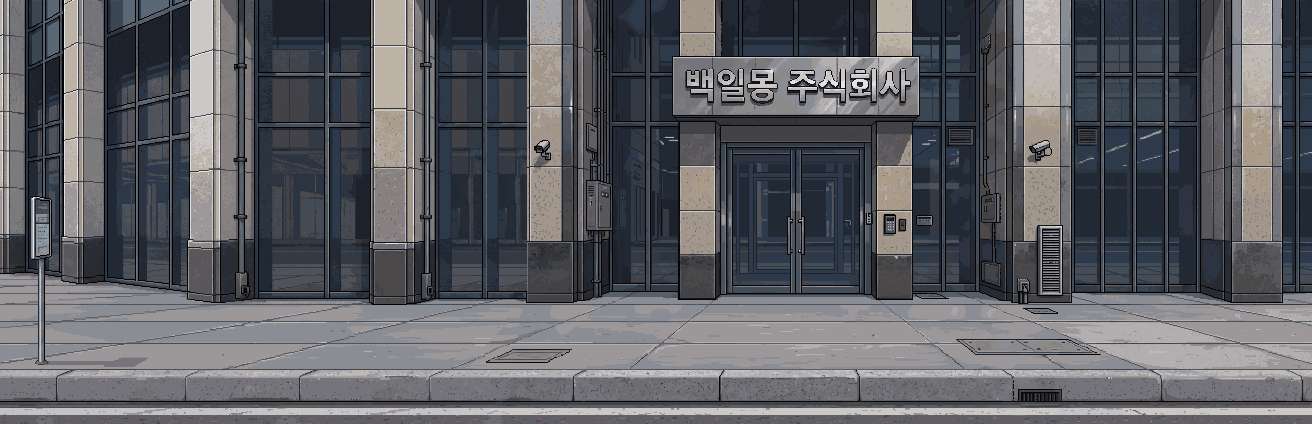
#> input picture game-src/art/pixellab-street-1102/by_street_p6_full_fix.png, 1312 x 424 px; its folder holds 5 pictures in this run
$ python author_by_street.py
#> lines starting #> are read from the running program, lines starting #| are printed output that depends on the picture; after the words box and inside, x2 and y2 are one past the last pixel; in counts of white or black regions, pixels touching at a corner belong together
"""백일몽(강남) 거리(by_street) 장면 원본 만들기 (사용자 2026-11-02 16:07 「둘다 쓴다. 이대로 합쳐서 픽스」, 16:15 「이거 땄어? 라인이랑 상호작용?」).
그림: game-src/art/pixellab-street-1102/by_street_p6_full_fix.png (p6 + 왼쪽 잇기6 + 오른쪽 잇기6, 1312×424). 배경 2배 = 2624×848.
사람 배율(사용자 14:00 거리 원근 12%, 맨 뒤 크기는 그 거리 문으로): 백일몽 유리 양문 문짝 1x y150~293(143 → 2배 286) × 0.87 ≈ 249px = 맨 뒤,
  맨 앞 +12% ≈ 278px → dotK 1.19, far 0.895 (맨 뒤 = dotK × far × 234).
걷는 바닥: 인도만(건물 밑선 ~ 연석 위 1x y366), 차도는 못 감. 바닥 윗선은 4배 확대로 건물·기둥 밑선을 손으로 읽은 꺾은선(+2).
  맨 왼쪽 건물(잇기6) 밑선은 비스듬해(1x x0 y272 → x190 y298) 그대로 따라간다.
가림: 인도 한가운데 물건 = 정류장 표지 기둥 하나뿐. 다각형 안에서 줄마다 검은 윤곽선 처음~끝만 채움.
벽에 붙은 물건(작은 함 x1018~1030, 환기 함은 기둥 밑선 안쪽)은 가림 없이 바닥선이 그 앞을 돌아감.
문: 「백일몽 주식회사」 간판 아래 유리 양문(1x x720~872, y140~293) → 백일몽 1층 로비 정문. 버스 정류장 = 맨 왼쪽 표지 기둥(강남).
출력: game-src/mapedit/by_street/ → python3 tools/mapedit/import.py game-src/mapedit/by_street by_street"""
import json
from pathlib import Path
from PIL import Image, ImageDraw
ROOT = Path(__file__).resolve().parents[2]
ART = ROOT / 'game-src/art/pixellab-street-1102'
OUT = ROOT / 'game-src/mapedit/by_street'; OUT.mkdir(parents=True, exist_ok=True)
for f in OUT.glob('part_*.png'): f.unlink()
K = 2
orig = Image.open(ART / 'by_street_p6_full_fix.png').convert('RGB')
orig.save(OUT / 'by_street.png')
W, H = orig.width * K, orig.height * K
#> W = 2624; H = 848
Y0, Y1 = 296, 366   # 걷는 띠(1x): 문 앞 밑선 ~ 연석 위
# 건물 밑선(1x, 손으로 읽음, 서→동). 바닥 윗선 = 이 선 +2
BASE = [(0, 272), (28, 274), (58, 276), (62, 282), (118, 283), (122, 287), (150, 290), (186, 292), (188, 300), (232, 300), (236, 296),
        (368, 296), (370, 302), (406, 302), (410, 297), (524, 300), (582, 300), (585, 297), (678, 297), (680, 299), (720, 299), (722, 293),
        (868, 293), (870, 298), (910, 298), (912, 292), (1015, 292), (1016, 303), (1029, 303), (1030, 293), (1036, 293), (1037, 296), (1063, 296), (1064, 292), (1198, 292),
        (1199, 302), (1283, 302), (1285, 292), (1312, 292)]
# (id, 다각형들(1x), 밑동 y(1x) = 깊이선, 막힘 x범위(1x))
PARTS = [
    ('stop_sign', [[(29, 194), (54, 194), (54, 261), (47, 262), (47, 360), (51, 360), (51, 367), (33, 367), (33, 360), (37, 360), (37, 262), (29, 261)]], 365, (36, 48)),
]
px = orig.load()
lum = lambda p: (p[0] + p[1] + p[2]) / 3
objects, holes = [], []
for oid, polys, base, (bx0, bx1) in PARTS:
    poly = Image.new('L', orig.size, 0); d = ImageDraw.Draw(poly)
    for q in polys: d.polygon(q, fill=255)
    pp = poly.load(); x0, y0, x1, y1 = poly.getbbox()
    mk = Image.new('L', orig.size, 0); mp = mk.load()
    for y in range(y0, y1):
        runs, cur = [], None
        for x in range(x0, x1 + 1):
            if x < x1 and pp[x, y]: cur = [x, x] if cur is None else [cur[0], x]
            elif cur: runs.append(cur); cur = None
        for a, b in runs:
            dk = [x for x in range(a, b + 1) if lum(px[x, y]) < 60]
            if len(dk) < 2: continue
            for x in range(min(dk), max(dk) + 1): mp[x, y] = 255
    bb = mk.getbbox(); cx0, cy0, cx1, cy1 = bb
    im = orig.crop(bb).convert('RGBA'); im.putalpha(mk.crop(bb))
    im = im.resize((im.width * K, im.height * K), Image.NEAREST); im.save(OUT / f'part_{oid}.png')
    objects.append({'id': oid, 'file': f'part_{oid}', 'x': cx0 * K, 'y': cy0 * K, 'w': (cx1 - cx0) * K, 'h': (cy1 - cy0) * K, 'sortY': base * K})
    holes.append({'poly': [[(bx0 - 4) * K, (base - 6) * K], [(bx1 + 4) * K, (base - 6) * K], [(bx1 + 4) * K, (base + 2) * K], [(bx0 - 4) * K, (base + 2) * K]], 'h': 999})
#> this loop made 1 pass
#> (x0, y0, x1, y1, cx0, cy0, cx1, cy1) on pass 1: (29, 194, 55, 368, 29, 194, 55, 365)
#> pass 1, `im = orig.crop(bb).convert('RGBA')`:
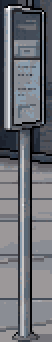
#> im: PIL image 26x171 RGBA (shown 2 times larger); mean R, G, B, A 108.4, 110.9, 117.2, 255
#> pass 1, `im = im.resize((im.width * K, im.height * K), Image.NEAREST)`:
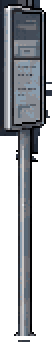
#> im: PIL image 52x342 RGBA; mean R, G, B, A 108.4, 110.9, 117.2, 131.9; transparent parts drawn white
#> after the loop:
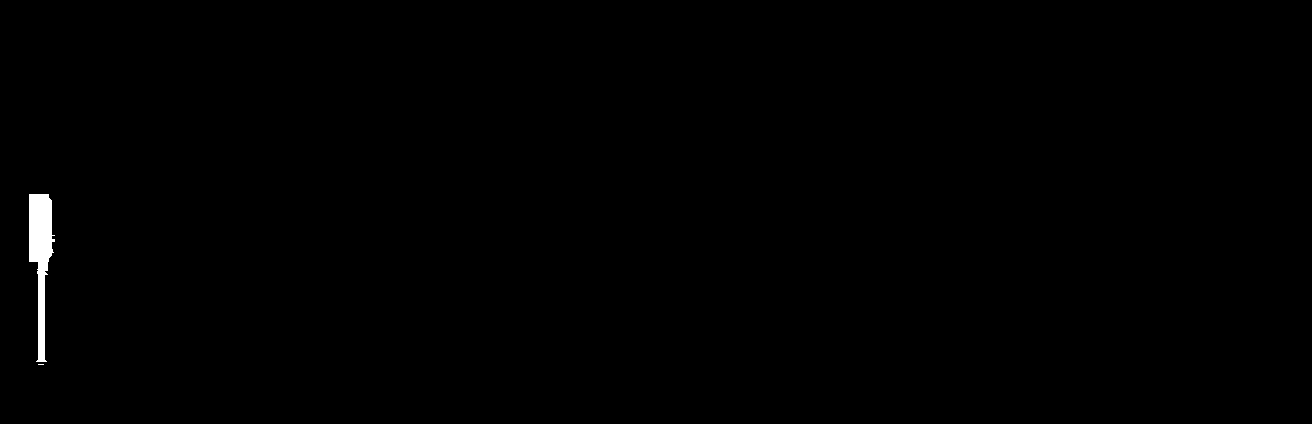
#> mk: PIL image 1312x424 L; 0.41% white; 2 white regions (1 under 20 px), largest, box (x1, y1, x2, y2) and area: (29, 194, 55, 362) 2294
#> after the loop:
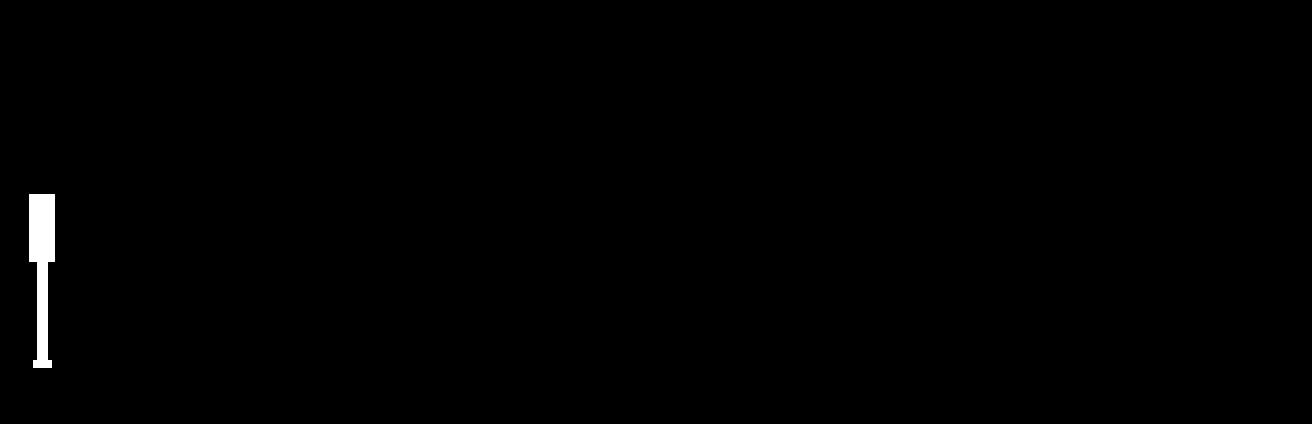
#> poly: PIL image 1312x424 L; 0.54% white; 1 white region, box (x1, y1, x2, y2) and area: (29, 194, 55, 368) 2998
#> after the loop, holes = 1 item; objects = 1 item
def door(x0, x1, y0, y1): return {'x0': x0 * K, 'x1': x1 * K, 'y0': y0 * K, 'y1': y1 * K, 'anim': 'none', 'behind': 'dark'}
doors = {
    'main': {'kind': 'glass', 'x': 796 * K, 'y': 296 * K + 10, 'to': 'by_lobby', 'toDoor': 'main', 'label': '백일몽 주식회사', 'door': door(720, 872, 140, 293)},
    'bus': {'kind': 'exit', 'x': 42 * K, 'y': 290 * K + 10, 'label': '버스 정류장', 'door': door(29, 54, 194, 300)},
}
floor_top = [[x * K, (y + 2) * K] for x, y in BASE]
m = {'file': 'by_street', 'bgScale': K, 'dotK': 1.19, 'far': 0.895, 'w': W, 'h': H, 'under': True,
     'floor': floor_top + [[W, Y1 * K + 12], [0, Y1 * K + 12]], 'lane': [Y0 * K, Y1 * K],
     'blocks': holes, 'doors': doors, 'lamps': [], 'spots': [], 'objects': objects}
(OUT / 'map.json').write_text(json.dumps(m, ensure_ascii=False, indent=1))
print(W, H, list(doors), [o['id'] for o in objects])
#| 2624 848 ['main', 'bus'] ['stop_sign']
